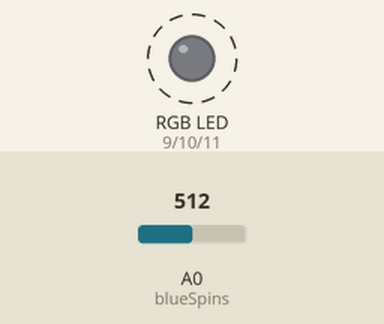
Simulated run of this sketch. Board: Arduino Uno, built with avr-gcc and run on an emulated ATmega328P. Parts: an RGB LED mixed from three pins (HIGH = lit). Dashed ring = blinking. Inputs (shaded band) come from the test bench; at power-on: A0 (blueSpins) = 512. Dim RGB values are drawn brighter than linear.

Above: at 1.9 s.
2.0 s: A0 (blueSpins) set to 747
5.5 s: A0 (blueSpins) set to 781
At 5.91 s:
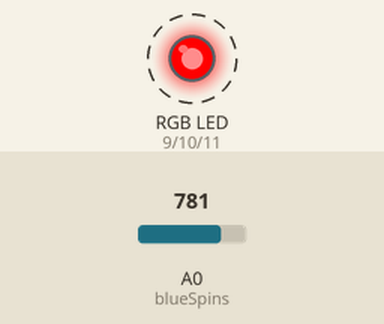
9.0 s: A0 (blueSpins) set to 500
At 9.56 s:
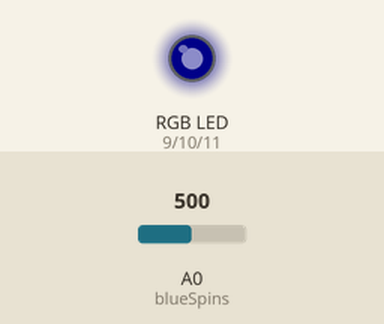
12.5 s: A0 (blueSpins) set to 775
At 14.63 s:
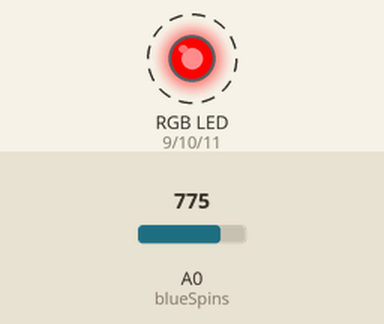
16.6 s: A0 (blueSpins) set to 245
At 17.7 s:
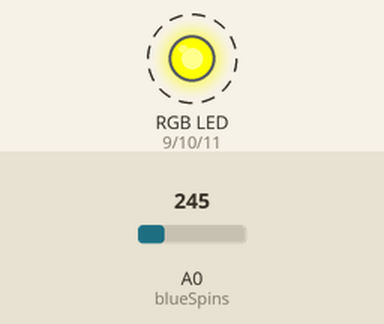
20.1 s: A0 (blueSpins) set to 900
At 20.26 s:
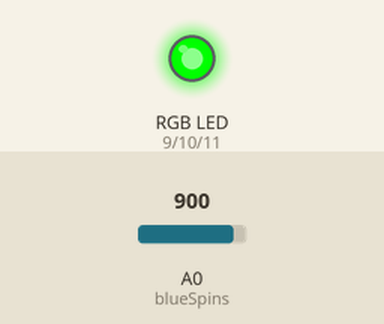
Timing chart, 0 to 24.6 s (numbered marks = the images above; inputs shaded):
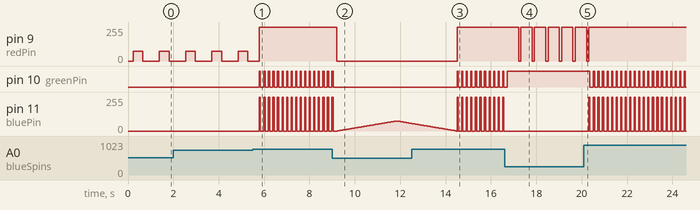

The sketch:

moodLamp.ino
```cpp
int bluePin = 11;
int greenPin = 10;
int redPin = 9;
int blueSpins = A0;

void setup() {
  pinMode(bluePin,OUTPUT);
  pinMode(greenPin,OUTPUT);
  pinMode(redPin,OUTPUT);
  pinMode(blueSpins, INPUT);
  Serial.begin(9600);
}

void loop() {
  int potVal = analogRead(blueSpins);
  //Serial.println(poop);
if(potVal < 255){
  //happy pattern  :)
   digitalWrite(bluePin, LOW);
   digitalWrite(redPin, HIGH);
   digitalWrite(greenPin, HIGH);
   delay(500);
   digitalWrite(bluePin, LOW);
   digitalWrite(redPin, LOW);
   digitalWrite(greenPin, HIGH);
   delay(100);
}
else if(potVal > 255 && potVal < 510){
  //sad :(
   digitalWrite(redPin, LOW);
   digitalWrite(greenPin, LOW);
   for(int sad = 0; sad <= 75; sad ++){
     analogWrite(bluePin, sad);
     delay(35);
    }
   for(int sad2 = 0; sad2 <= 75; sad2 ++){
     analogWrite(bluePin,75-sad2);
     delay(35);
    }
}


else if(potVal > 510 && potVal < 765){
  //  <3 LOVE <3
  digitalWrite(greenPin, LOW);
  digitalWrite(bluePin, LOW);
  for(int heart = 0; heart <= 75; heart++){
    analogWrite(redPin, heart);
    delay(3);
  }
  delay(200);
  for(int heart2 = 0; heart2 <= 75; heart2++){
    analogWrite(redPin, heart2);
    delay(3);
  }
  digitalWrite(redPin,LOW);
  delay(500);
}

else{
  //SOS
  digitalWrite(bluePin,HIGH);
  digitalWrite(redPin, HIGH);
  digitalWrite(greenPin, HIGH);
  delay(50);
  digitalWrite(bluePin,LOW);
  digitalWrite(redPin, HIGH);
  digitalWrite(greenPin, LOW);
 delay(150);

}

}
```

Measured:
- the behaviour switches between 764 and 765 on A0 (blueSpins) (found by bisection; images 0 and 1)
- after the input at 5.5 s, pin 10 (greenPin): alternates HIGH for 0.05 s and LOW for 0.15 s, starting after 0.29 s; pin 11 (bluePin): alternates 255/255 for 0.05 s and 0/255 for 0.15 s, starting after 0.29 s
- after the input at 9.0 s, pin 9 (redPin): 255/255 → 0/255 after 0.19 s; pin 10 (greenPin): goes on until 9.0 s, then stays LOW
- after the input at 12.5 s, pin 9 (redPin): 0/255 → 255/255 after 2.0 s; pin 10 (greenPin): alternates HIGH for 0.05 s and LOW for 0.15 s, starting after 2.0 s
- after the input at 16.6 s, pin 9 (redPin): alternates 255/255 for 0.50 s and 0/255 for 0.10 s, starting after 0.62 s; pin 10 (greenPin): goes on until 16.7 s, then stays HIGH; pin 11 (bluePin): stops changing and stays 0/255
- after the input at 20.1 s, pin 9 (redPin): goes on until 20.3 s, then stays 255/255; pin 10 (greenPin): alternates HIGH for 0.05 s and LOW for 0.15 s, starting after 0.27 s; pin 11 (bluePin): alternates 255/255 for 0.05 s and 0/255 for 0.15 s, starting after 0.22 s
